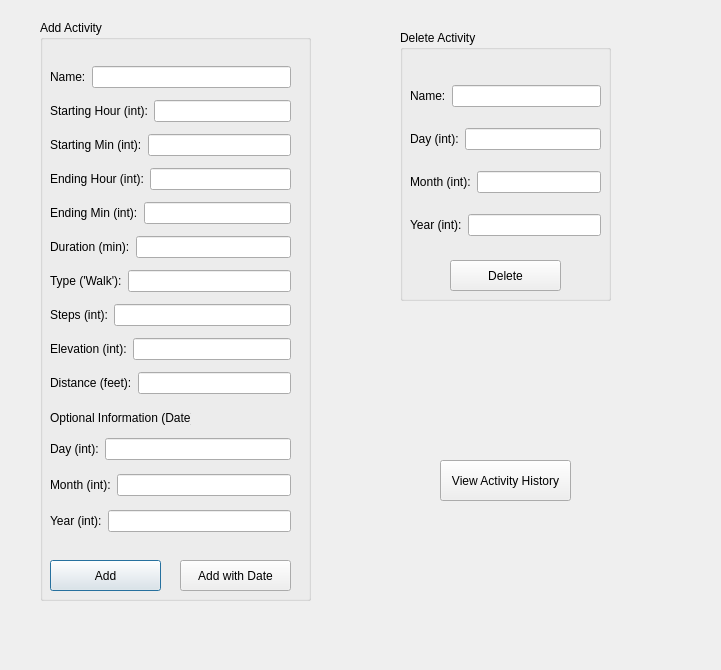
<?xml version="1.0" encoding="UTF-8"?>
<ui version="4.0">
 <class>ManageActivities</class>
 <widget class="QDialog" name="ManageActivities">
  <property name="geometry">
   <rect>
    <x>0</x>
    <y>0</y>
    <width>721</width>
    <height>670</height>
   </rect>
  </property>
  <property name="windowTitle">
   <string>Dialog</string>
  </property>
  <widget class="QGroupBox" name="groupBox_2">
   <property name="geometry">
    <rect>
     <x>40</x>
     <y>20</y>
     <width>271</width>
     <height>581</height>
    </rect>
   </property>
   <property name="title">
    <string>Add Activity</string>
   </property>
   <widget class="QLabel" name="label_3">
    <property name="geometry">
     <rect>
      <x>10</x>
      <y>390</y>
      <width>141</width>
      <height>16</height>
     </rect>
    </property>
    <property name="text">
     <string>Optional Information (Date)</string>
    </property>
   </widget>
   <widget class="QWidget" name="layoutWidget">
    <property name="geometry">
     <rect>
      <x>10</x>
      <y>40</y>
      <width>241</width>
      <height>341</height>
     </rect>
    </property>
    <layout class="QVBoxLayout" name="verticalLayout">
     <item>
      <layout class="QHBoxLayout" name="horizontalLayout_5">
       <item>
        <widget class="QLabel" name="label_8">
         <property name="text">
          <string>Name:</string>
         </property>
        </widget>
       </item>
       <item>
        <widget class="QLineEdit" name="lineEdit_name"/>
       </item>
      </layout>
     </item>
     <item>
      <layout class="QHBoxLayout" name="horizontalLayout_7">
       <item>
        <widget class="QLabel" name="label_10">
         <property name="text">
          <string>Starting Hour (int):</string>
         </property>
        </widget>
       </item>
       <item>
        <widget class="QLineEdit" name="lineEdit_sHour"/>
       </item>
      </layout>
     </item>
     <item>
      <layout class="QHBoxLayout" name="horizontalLayout_15">
       <item>
        <widget class="QLabel" name="label_18">
         <property name="text">
          <string>Starting Min (int):</string>
         </property>
        </widget>
       </item>
       <item>
        <widget class="QLineEdit" name="lineEdit_sMin"/>
       </item>
      </layout>
     </item>
     <item>
      <layout class="QHBoxLayout" name="horizontalLayout_11">
       <item>
        <widget class="QLabel" name="label_14">
         <property name="text">
          <string>Ending Hour (int):</string>
         </property>
        </widget>
       </item>
       <item>
        <widget class="QLineEdit" name="lineEdit_eHour"/>
       </item>
      </layout>
     </item>
     <item>
      <layout class="QHBoxLayout" name="horizontalLayout_16">
       <item>
        <widget class="QLabel" name="label_19">
         <property name="text">
          <string>Ending Min (int):</string>
         </property>
        </widget>
       </item>
       <item>
        <widget class="QLineEdit" name="lineEdit_eMin"/>
       </item>
      </layout>
     </item>
     <item>
      <layout class="QHBoxLayout" name="horizontalLayout_10">
       <item>
        <widget class="QLabel" name="label_13">
         <property name="text">
          <string>Duration (min):</string>
         </property>
        </widget>
       </item>
       <item>
        <widget class="QLineEdit" name="lineEdit_duration"/>
       </item>
      </layout>
     </item>
     <item>
      <layout class="QHBoxLayout" name="horizontalLayout_13">
       <item>
        <widget class="QLabel" name="label_16">
         <property name="text">
          <string>Type ('Walk'):</string>
         </property>
        </widget>
       </item>
       <item>
        <widget class="QLineEdit" name="lineEdit_type"/>
       </item>
      </layout>
     </item>
     <item>
      <layout class="QHBoxLayout" name="horizontalLayout">
       <item>
        <widget class="QLabel" name="label_steps">
         <property name="text">
          <string>Steps (int):</string>
         </property>
        </widget>
       </item>
       <item>
        <widget class="QLineEdit" name="lineEdit_steps"/>
       </item>
      </layout>
     </item>
     <item>
      <layout class="QHBoxLayout" name="horizontalLayout_14">
       <item>
        <widget class="QLabel" name="label_17">
         <property name="text">
          <string>Elevation (int):</string>
         </property>
        </widget>
       </item>
       <item>
        <widget class="QLineEdit" name="lineEdit_elevation"/>
       </item>
      </layout>
     </item>
     <item>
      <layout class="QHBoxLayout" name="horizontalLayout_12">
       <item>
        <widget class="QLabel" name="label_15">
         <property name="text">
          <string>Distance (feet):</string>
         </property>
        </widget>
       </item>
       <item>
        <widget class="QLineEdit" name="lineEdit_distance"/>
       </item>
      </layout>
     </item>
    </layout>
   </widget>
   <widget class="QWidget" name="layoutWidget_2">
    <property name="geometry">
     <rect>
      <x>10</x>
      <y>410</y>
      <width>241</width>
      <height>111</height>
     </rect>
    </property>
    <layout class="QVBoxLayout" name="verticalLayout_2">
     <item>
      <layout class="QHBoxLayout" name="horizontalLayout_6">
       <item>
        <widget class="QLabel" name="label_9">
         <property name="text">
          <string>Day (int):</string>
         </property>
        </widget>
       </item>
       <item>
        <widget class="QLineEdit" name="lineEdit_day"/>
       </item>
      </layout>
     </item>
     <item>
      <layout class="QHBoxLayout" name="horizontalLayout_8">
       <item>
        <widget class="QLabel" name="label_11">
         <property name="text">
          <string>Month (int):</string>
         </property>
        </widget>
       </item>
       <item>
        <widget class="QLineEdit" name="lineEdit_month"/>
       </item>
      </layout>
     </item>
     <item>
      <layout class="QHBoxLayout" name="horizontalLayout_9">
       <item>
        <widget class="QLabel" name="label_12">
         <property name="text">
          <string>Year (int):</string>
         </property>
        </widget>
       </item>
       <item>
        <widget class="QLineEdit" name="lineEdit_year"/>
       </item>
      </layout>
     </item>
    </layout>
   </widget>
   <widget class="QPushButton" name="pushButton_addActivity">
    <property name="geometry">
     <rect>
      <x>10</x>
      <y>540</y>
      <width>111</width>
      <height>31</height>
     </rect>
    </property>
    <property name="text">
     <string>Add</string>
    </property>
   </widget>
   <widget class="QPushButton" name="pushButton_addWithDate">
    <property name="geometry">
     <rect>
      <x>140</x>
      <y>540</y>
      <width>111</width>
      <height>31</height>
     </rect>
    </property>
    <property name="text">
     <string>Add with Date</string>
    </property>
   </widget>
  </widget>
  <widget class="QGroupBox" name="groupBox">
   <property name="geometry">
    <rect>
     <x>400</x>
     <y>30</y>
     <width>211</width>
     <height>271</height>
    </rect>
   </property>
   <property name="title">
    <string>Delete Activity</string>
   </property>
   <widget class="QWidget" name="layoutWidget_9">
    <property name="geometry">
     <rect>
      <x>10</x>
      <y>40</y>
      <width>191</width>
      <height>181</height>
     </rect>
    </property>
    <layout class="QVBoxLayout" name="verticalLayout_3">
     <item>
      <layout class="QHBoxLayout" name="horizontalLayout_20">
       <item>
        <widget class="QLabel" name="label_23">
         <property name="text">
          <string>Name:</string>
         </property>
        </widget>
       </item>
       <item>
        <widget class="QLineEdit" name="lineEdit_deleteName"/>
       </item>
      </layout>
     </item>
     <item>
      <layout class="QHBoxLayout" name="horizontalLayout_21">
       <item>
        <widget class="QLabel" name="label_24">
         <property name="text">
          <string>Day (int):</string>
         </property>
        </widget>
       </item>
       <item>
        <widget class="QLineEdit" name="lineEdit_deleteDay"/>
       </item>
      </layout>
     </item>
     <item>
      <layout class="QHBoxLayout" name="horizontalLayout_22">
       <item>
        <widget class="QLabel" name="label_25">
         <property name="text">
          <string>Month (int):</string>
         </property>
        </widget>
       </item>
       <item>
        <widget class="QLineEdit" name="lineEdit_deleteMonth"/>
       </item>
      </layout>
     </item>
     <item>
      <layout class="QHBoxLayout" name="horizontalLayout_23">
       <item>
        <widget class="QLabel" name="label_26">
         <property name="text">
          <string>Year (int):</string>
         </property>
        </widget>
       </item>
       <item>
        <widget class="QLineEdit" name="lineEdit_deleteYear"/>
       </item>
      </layout>
     </item>
    </layout>
   </widget>
   <widget class="QPushButton" name="pushButton_deleteActivity">
    <property name="geometry">
     <rect>
      <x>50</x>
      <y>230</y>
      <width>111</width>
      <height>31</height>
     </rect>
    </property>
    <property name="text">
     <string>Delete</string>
    </property>
   </widget>
  </widget>
  <widget class="QPushButton" name="pushButton_viewActivityHistory">
   <property name="geometry">
    <rect>
     <x>440</x>
     <y>460</y>
     <width>131</width>
     <height>41</height>
    </rect>
   </property>
   <property name="text">
    <string>View Activity History</string>
   </property>
  </widget>
 </widget>
 <resources/>
 <connections/>
</ui>
